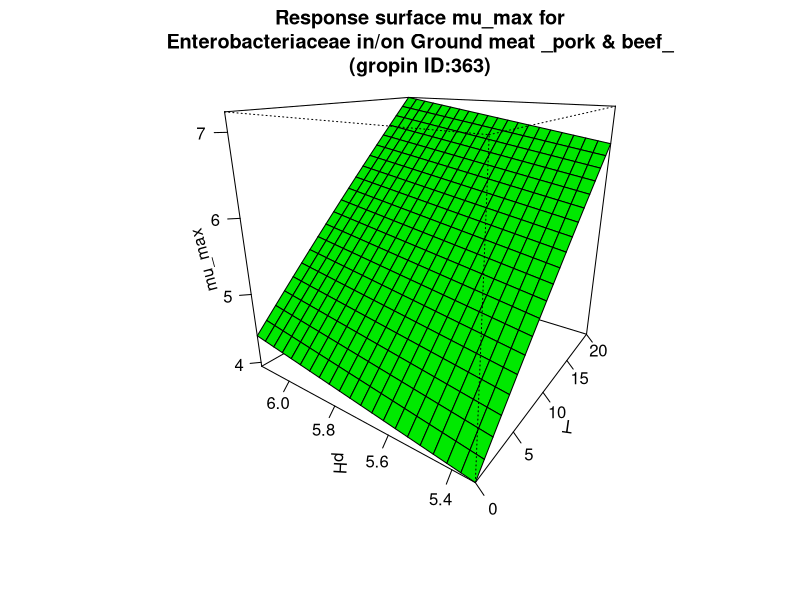

Reproduce this figure in R.
#############################
# start of Parameter script
#############################
T <- seq(0,20.02,length.out=21)
pH <- seq(5.33466533466533,6.13613,length.out=21)
#############################
# end of Parameter script
#############################
############################# 
# start of Model script Gropin ID 363 
#############################
 
# constant coefficients for this model
lagref <- 63.5
dlag <- 0.581
Elag <- 93.5
 
variables <- data.frame(T,pH)
argumentsPar <- expand.grid(variables)
 
# heart of the model
response_surface <- function(T,pH) {
   mumax <-(log(lagref)-dlag*(5.7-pH)-(Elag/0.00831)*((1/(T+273))-(1/273)))

return(mumax=mumax)
} 

# output parameters
mumax <- cbind(argumentsPar,response_surface(argumentsPar['T'],argumentsPar['pH']))
colnames(mumax) <- c(colnames(argumentsPar),'mumax')
#############################
# End of Model script
#############################
############################# 
# start of Visualisation script Gropin ID 363 
#############################
persp(T,pH,matrix(unlist(mumax$mumax),nrow=21),col = 'green',xlab='T',ylab='pH',zlab='mu_max',main='Response surface mu_max for
Enterobacteriaceae in/on Ground meat _pork & beef_
(gropin ID:363)',theta=305,phi=20,shade=0.25,ticktype = 'detailed')
#############################
# End of Visualisation script
#############################
